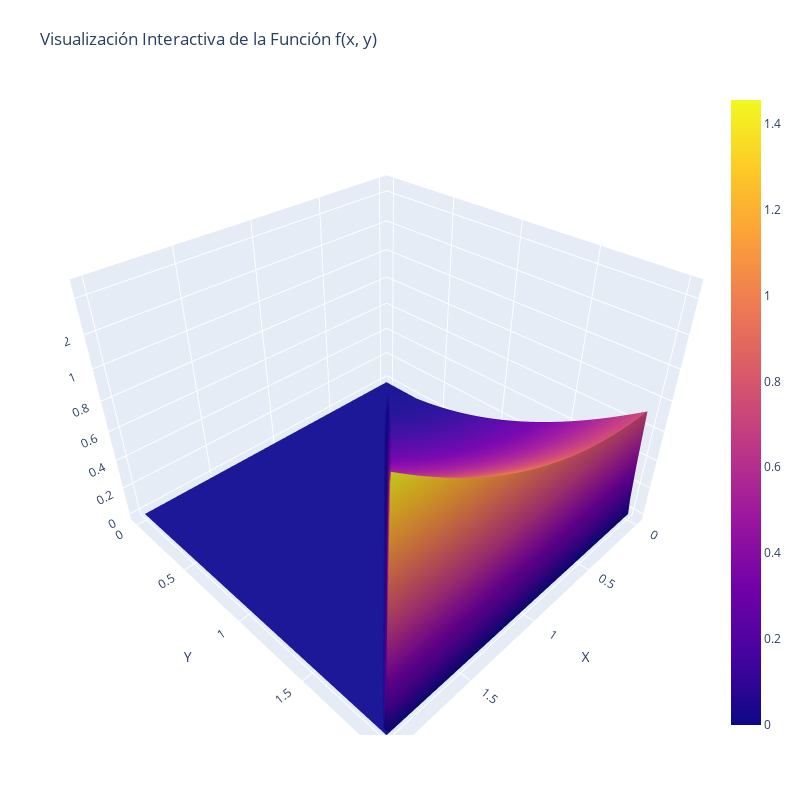

The cell this chart's notebook holds for it:
### Markdown cell above
Considere la siguiente función de densidad conjunta

$$
f(x, y) = 
\begin{cases} 
\frac{3}{16} (x^2 + y^2) & \text{si } 0 < x < y < 2 \\
0 & \text{en otro caso}
\end{cases}
$$

Realice la estimación de la regresión no paramétrica $E(Y|X)$. Adicionalmente, con el modelo de regresión teórico encontrado, realice la simulación de 1000 valores de la $Y$ agregando ruido blanco con desviación de 0.1. Posteriormente, realice la estimación de 1 modelo de regresión robusto y/o no paramétrico, además de la regresión lineal tradicional y compare el desempeño de haber estimado un modelo teórico con una versión no paramétrica VS una paramétrica.


**Solución:**

La función de densidad conjunta dada es:

$$
f(x, y) = \begin{cases} 
\frac{3}{16} (x^2 + y^2) & \text{si } 0 < x < y < 2 \\
0 & \text{en otro caso}
\end{cases}
$$

Para encontrar la función de densidad marginal de $X$, $f_X(x)$, integramos la función de densidad conjunta sobre todos los valores posibles de $y$, manteniendo $x$ fijo:

$$
f_X(x) = \int_{x}^{2} \frac{3}{16} (x^2 + y^2) \, dy
$$

Resolviendo esta integral, se tiene el sigueinte resultado de la función de densidad marginal de $X$: 


$$
f_X(x) = \begin{cases} 
-\frac{x^3}{4} + \frac{3x^2}{8} + \frac{1}{2}& \text{si } 0 < x < 2 \\
0 & \text{en otro caso}
\end{cases}
$$


Para calcular la función de densidad de probabilidad de $ Y $ condicionada a $ X = x $, usamos la fórmula:

$$
f_{Y|X}(y|x) = \frac{f(x, y)}{f_X(x)}
$$

Esto es

$$
f_{Y|X}(y|x) = \frac{\frac{3}{16} (x^2 + y^2)}{-\frac{x^3}{4} + \frac{3x^2}{8} + \frac{1}{2}}
$$

y simplificando

$$
f_{Y|X}(y|x) = -\frac{3 (x^2 + y^2)}{2 (2 x^3 - 3 x^2 - 4)}
$$

Para calcular el valor esperado de $ Y $ dado $ X = x $, $E(Y | X = x) $ usamos la definición de valor esperado para una variable aleatoria continua. Este se calcula como la integral del producto de la variable y su función de densidad condicionada:

$$
E(Y | X = x) = \int_{-\infty}^\infty y \cdot f_{Y|X}(y|x) \, dy
$$


Ajustamos los límites de integración de acuerdo a la región donde $f_{Y|X}(y|x) $ es no nula, es decir, cuando $0 < x < y < 2 $:

$$
E(Y | X = x) = \int_{x}^{2} y \cdot -\frac{3 (x^2 + y^2)}{2 (2 x^3 - 3 x^2 - 4)} \, dy
$$

Resolviendo esta integral en Wolfram:

$$
E(Y | X = x)  = \frac{3 (3 x^3 + 6 x^2 + 4 x + 8)}{8 (2 x^2 + x + 2)}
$$


Esta expresión representa el valor esperado de $ Y $ dado $ X = x $ dentro del intervalo permitido, que es crucial para entender cómo $Y $ se comporta en promedio dado un valor específico de $X $.

### Code cell
import numpy as np
import plotly.graph_objects as go

# Definir la función f(x, y)
def f(x, y):
    return (3/16) * (x**2 + y**2) if 0 < x < y < 2 else 0

# Crear un grid de valores x, y
x = np.linspace(0, 2, 100)
y = np.linspace(0, 2, 100)
X, Y = np.meshgrid(x, y)
Z = np.zeros_like(X)

# Calcular los valores Z basados en la condición de f(x, y)
for i in range(len(x)):
    for j in range(len(y)):
        if 0 < X[i, j] < Y[i, j] < 2:
            Z[i, j] = f(X[i, j], Y[i, j])

# Crear la figura usando Plotly
fig = go.Figure(data=[go.Surface(z=Z, x=X, y=Y)])

# Actualizar el layout de la figura
fig.update_layout(title='Visualización Interactiva de la Función f(x, y)',
                  scene=dict(
                      xaxis_title='X',
                      yaxis_title='Y',
                      zaxis_title='f(x, y)'),
                  autosize=False,
                  width=800, height=800,
                  margin=dict(l=65, r=50, b=65, t=90))

# Mostrar la figura
fig.show()

### Figure 1 — Plotly figure (JSON) as saved in the notebook; plotly's stock layout.template omitted (floating-point values rounded to 4 significant figures; data arrays with more than 128 entries replaced by an {"elided": "..."} marker saying what was removed)
{"data": [{"type": "surface", "x": {"elided": "100x100 float values"}, "y": {"elided": "100x100 float values"}, "z": {"elided": "100x100 float values"}}], "layout": {"autosize": false, "height": 800, "margin": {"b": 65, "l": 65, "r": 50, "t": 90}, "scene": {"xaxis": {"title": {"text": "X"}}, "yaxis": {"title": {"text": "Y"}}, "zaxis": {"title": {"text": "f(x, y)"}}}, "title": {"text": "Visualización Interactiva de la Función f(x, y)"}, "width": 800}}
